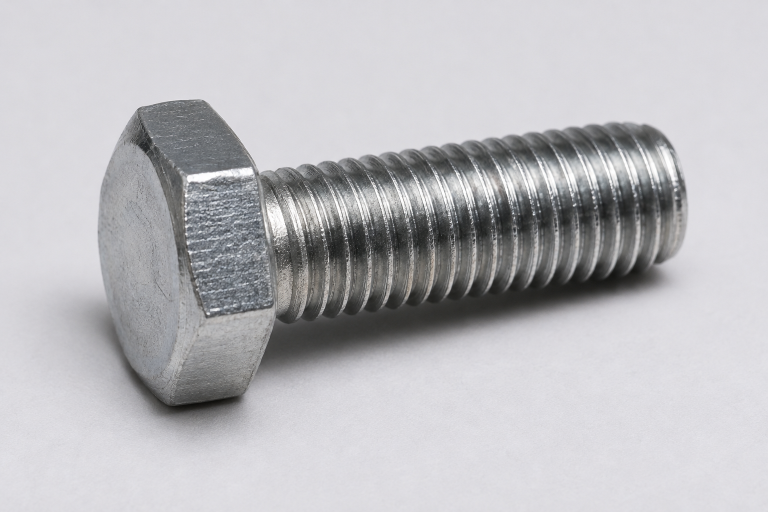
#> input picture Anomaly Detection/Shiny Silver Hex Bolt.png, 1536 x 1024 px (shown at 1/2 size)
$ python feature_extraction.py   (older library calls are emulated)
#> lines starting #> are read from the running program, lines starting #| are printed output that depends on the picture; after the words box and inside, x2 and y2 are one past the last pixel; in counts of white or black regions, pixels touching at a corner belong together; long printed decimals are rounded
import cv2
import numpy as np
import matplotlib.pyplot as plt

image = cv2.imread("Shiny Silver Hex Bolt.png")
#> image is the input picture: shape (1024, 1536, 3); mean B, G, R 189.7, 186.2, 186.8

if image is None:
    raise ValueError("Image not found!")

image = cv2.resize(image, (224, 224))
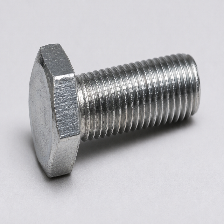
#> image: shape (224, 224, 3); mean B, G, R 189.7, 186.1, 186.7
gray = cv2.cvtColor(
    image, cv2.COLOR_BGR2GRAY
)

edges = cv2.Canny(gray, 100, 200)
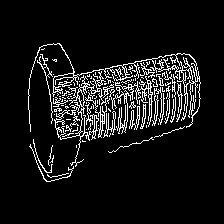
#> edges: shape (224, 224); 8.5% white in thin lines or dots, all inside (x1, y1, x2, y2) = (28, 43, 201, 182)

sobel = cv2.Sobel(
    gray, cv2.CV_64F, 1, 1, ksize=3
)
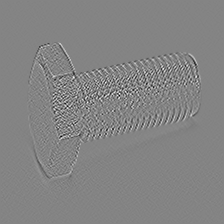
#> sobel: shape (224, 224) float64; min -219, max 204, mean 0; drawn with min black and max white

_, threshold = cv2.threshold(
    gray, 127, 255, cv2.THRESH_BINARY
)
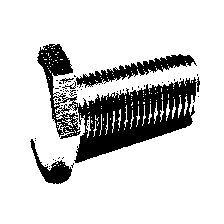
#> threshold: shape (224, 224); 82.5% white; 52 black regions (47 under 20 px), largest, box (x1, y1, x2, y2) and area: (37, 44, 200, 163) 6806, (76, 54, 197, 88) 1229, (30, 139, 72, 184) 598, (62, 81, 76, 89) 31, (60, 78, 74, 84) 30

contours, _ = cv2.findContours(
    threshold,
    cv2.RETR_EXTERNAL,
    cv2.CHAIN_APPROX_SIMPLE
)
#> contours = [[[0, 0], [0, 223], [223, 223], [223, 0]]]

mean = np.mean(gray)
#> mean = 186.7
std = np.std(gray)
#> std = 52.12

print("Mean intensity:", mean)
#| Mean intensity: 186.705
print("Standard deviation:", std)
#| Standard deviation: 52.122
print("Number of contours:", len(contours))
#| Number of contours: 1

images = [
    cv2.cvtColor(image, cv2.COLOR_BGR2RGB),
    gray,
    edges,
    sobel
]

titles = [
    "Original Image",
    "Grayscale",
    "Edge Features",
    "Sobel Features"
]

plt.figure(figsize=(10, 8))

for i in range(4):
    plt.subplot(2, 2, i + 1)
    plt.imshow(
        images[i],
        cmap="gray" if i > 0 else None
    )
    plt.title(titles[i])
    plt.axis("off")

plt.tight_layout()
plt.show()
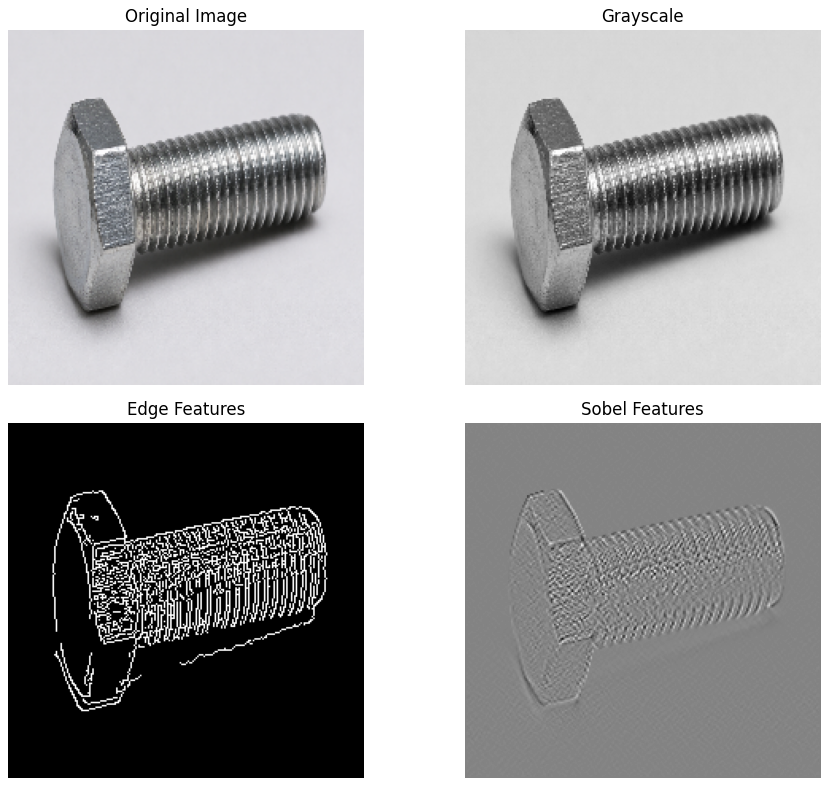
#> figure drawn by matplotlib, 4 panels
